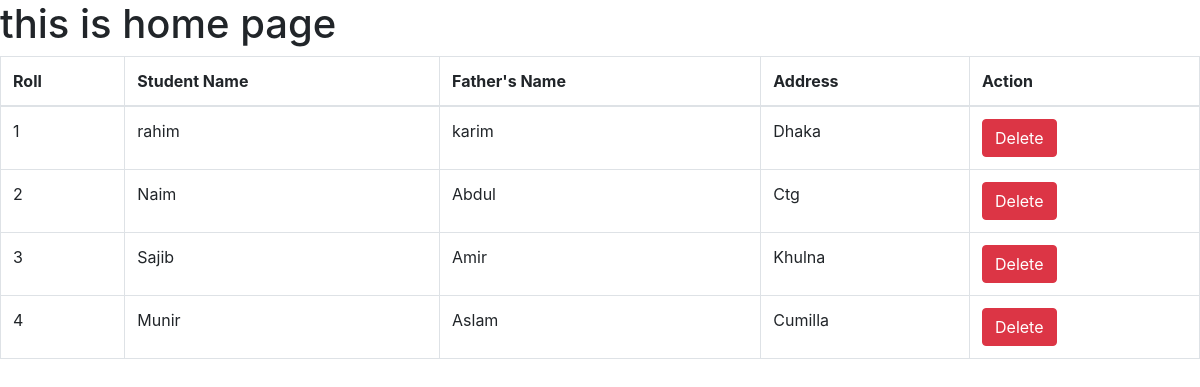
The page / on the database its author committed.
### first_app/models.py (models this page shows, shortened)
class Student(models.Model):
    name = models.CharField(max_length= 20)
    roll = models.IntegerField(primary_key= True)
    address = models.TextField()
    father_name = models.TextField(default="Rahim")

### first_app/views.py (the view)
# urls.py: path('', views.home, name="homepage"),
def home(request):
    student = models.Student.objects.all()
    return render(request, "home.html", {'data': student})

### first_app/templates/home.html (shortened to what this page needs)
<!DOCTYPE html>
<html lang="en">
  <head>
    <link
      rel="stylesheet"
      href="https://cdn.jsdelivr.net/npm/bootstrap@4.0.0/dist/css/bootstrap.min.css"
    />
  </head>
  <body>
    <h1>this is home page</h1>
    {% if data %}
    <table class="table table-bordered">
      <thead>
        <tr>
          <th scope="col">Roll</th>
          <th scope="col">Student Name</th>
          <th scope="col">Father's Name</th>
          <th scope="col">Address</th>
          <th scope="col">Action</th>
        </tr>
      </thead>
      <tbody>
        {% for st in data %}
        <tr>
          <td>{{st.roll}}</td>
          <td>{{st.name}}</td>
          <td>{{st.father_name}}</td>
          <td>{{st.address}}</td>
          <td><a class="btn btn-danger text-white" href="{% url 'delete_student' st.roll %}">Delete</a></td>
        </tr>
        {% endfor %}
      </tbody>
    </table>
    {% else %}
    <h3>No data available to show</h3>
    {% endif %}
  </body>
</html>

### rows shown on the page
Student: roll "1", name "rahim", father_name "karim", address "Dhaka"
Student: roll "2", name "Naim", father_name "Abdul", address "Ctg"
Student: roll "3", name "Sajib", father_name "Amir", address "Khulna"
Student: roll "4", name "Munir", father_name "Aslam", address "Cumilla"
